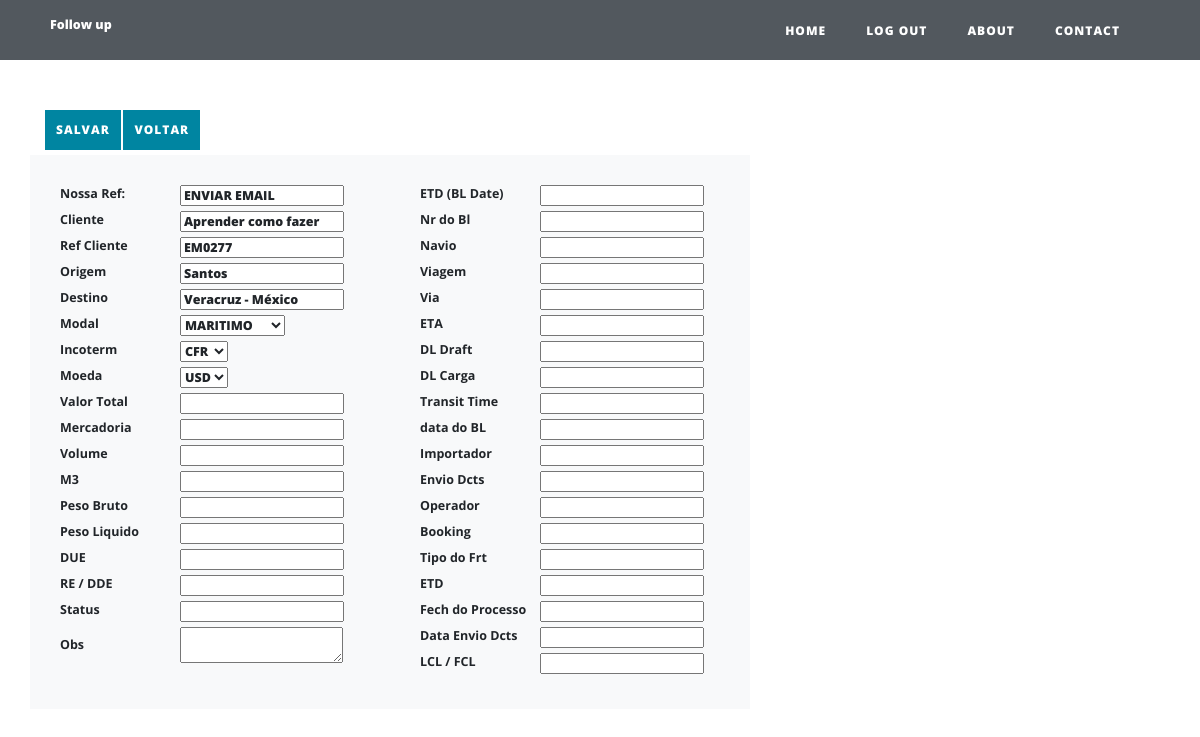
Screenshot of /post/2 (signed in) with the database file from the repository.
### main.py (models this page shows)
class Menu(db.Model):
    __tablename__ = "TbOne"
    id = db.Column(db.Integer, primary_key=True)
    RefPartner = db.Column(db.String, unique=True, nullable=False)
    Cliente = db.Column(db.String)
    Origem = db.Column(db.String)
    Destino = db.Column(db.String)
    Incoterm = db.Column(db.String)
    RefCliente = db.Column(db.String)
    Moeda = db.Column(db.String)
    modal = db.Column(db.String)
    VlTotal = db.Column(db.Float)
    Merc = db.Column(db.String)
    Vol = db.Column(db.String)
    M3 = db.Column(db.Float)
    Pb = db.Column(db.Float)
    Pl = db.Column(db.Float)
    Re = db.Column(db.String)
    Sd = db.Column(db.String)
    Status = db.Column(db.String)
    Obs = db.Column(db.String)
    bl = db.Column(db.String)
    nrBl = db.Column(db.String)
    navio = db.Column(db.String)
    vg = db.Column(db.String)
    via = db.Column(db.String)
    eta = db.Column(db.String)
    DLDraft = db.Column(db.String)
    DLCarga = db.Column(db.String)
    ttime = db.Column(db.String)
    dtBL = db.Column(db.String)
    Importador = db.Column(db.String)
    dcts = db.Column(db.String)
    Operador = db.Column(db.String)
    Booking = db.Column(db.String)
    TipoFrt = db.Column(db.String)
    Saida = db.Column(db.String)
    fech = db.Column(db.String)
    dtEnvDcts = db.Column(db.String)
    lclFcl = db.Column(db.String)

### main.py (the view, shortened to what this page needs)
@app.route("/post/<int:post_id>", methods=["GET", "POST"])
def show_post(post_id):
    form = FormDadosGerais()
    if not current_user.is_authenticated:
        flash("You need to login or register to comment.")
        return redirect(url_for("login"))
    emb = Menu.query.get(post_id)
    form.RefPartner.data    =   emb.RefPartner
    form.Cliente.data       =   emb.Cliente
    form.RefCliente.data    =   emb.RefCliente
    form.Origem.data        =   emb.Origem
    form.Destino.data       =  emb.Destino
    form.modal.data         =  emb.modal
    form.Incoterm.data      =  emb.Incoterm
    form.Moeda.data         =  emb.Moeda
    form.VlTotal.data       =  emb.VlTotal
    form.Merc.data          =  emb.Merc
    form.Vol.data           =  emb.Vol
    form.M3.data            =  emb.M3
    form.Pb.data            =  emb.Pb
    form.Pl.data            =  emb.Pl
    form.Re.data            =  emb.Re
    form.Sd.data            =  emb.Sd
    form.Status.data        =  emb.Status
    form.Obs.data           =  emb.Obs
    form.bl.data            =  emb.bl
    form.nrBl.data          =  emb.nrBl
    form.navio.data         =  emb.navio
    form.vg.data            =  emb.vg
    form.via.data           =  emb.via
    form.eta.data           =  emb.eta
    form.DLDraft.data       =  emb.DLDraft
    form.DLCarga.data       =  emb.DLCarga
    form.ttime.data         =  emb.ttime
    form.dtBL.data          =  emb.dtBL
    form.Importador.data    =  emb.Importador
    form.dcts.data          =  emb.dcts
    form.Operador.data      =  emb.Operador
    form.Booking.data       =  emb.Booking
    form.TipoFrt.data       =  emb.TipoFrt
    form.Saida.data         =  emb.Saida
    form.fech.data          =  emb.fech
    form.dtEnvDcts.data     =  emb.dtEnvDcts
    form.lclFcl.data        =  emb.lclFcl
    return render_template("post.html", post=emb,  form=form,  current_user=current_user)

### main.py (called while the page is built)
@login_manager.user_loader
def load_user(user_id):
    return User.query.get(int(user_id))

### templates/post.html
{% extends 'bootstrap/base.html' %}
{% import "bootstrap/wtf.html" as wtf %}
{% block content %}
{% include "header.html" %}
<header class="masthead ">
    <div class="overlay"></div>
    <div class="container">
        <div class="row">
            <br> <br> <br> <br>
        </div>
    </div>
</header>
    <div class="container">
        <form method="POST" action="{{ url_for('show_post', post_id = post.id ) }}">
                    <div class="column">
                    <input class="btn btn-primary p-3 btn-sm mb-2" id="DadosGerais" name="submit1" type="submit" value="Salvar">
                    <a  class="btn btn-primary  p-3 btn-sm mb-2" href="{{ url_for('get_all_posts') }}">Voltar</a>
        </div>
            <div class="row">
                <div class=" bg-light p-5 post-preview " >
                        <table style="width:300px">
                            <colgroup>
                                <col span="1" style="width: 40%;">
                                <col span="1" style="width: 60%;">
                            </colgroup>
                            <tbody>
                            {% set count = namespace(value=0) %}
                            {% for field in form %}
                            {% if field.name != "csrf_token" and field.name != "submit1" %}
                            <tr><td> <h5> {{ field.label }}</h5></td>
                                <td><h5> {{ field }} </h5></td></tr>
                            {% set count.value = count.value + 1 %}
                            {%if field.name == "Obs" %}
                            </tbody>
                        </table>
                </div>
                <div class=" bg-light p-5 post-preview " >
                        <table style="width:300px">
                            <colgroup>
                               <col span="1" style="width: 40%;">
                               <col span="1" style="width: 60%;">
                            </colgroup>
                            <tbody>
                            {% endif %}
                            {%elif field.name == "submit1" %}
                        </table>
                        {% endif %}
                        {% endfor %}
                    </div>
                </div>
        </form>
          </div>
{% endblock %}

### rows the page displays
Menu: form "ENVIAR EMAIL" "Aprender como fazer" "EM0277" "Santos" "Veracruz - México" "MARITIMO" "CFR" "USD"

### other values shown
{{ field.label }} "Nossa Ref:" "Cliente" "Ref Cliente" "Origem" "Destino" "Modal" "Incoterm" "Moeda" "Valor Total" "Mercadoria" "Volume" "M3" "Peso Bruto" "Peso Liquido" "DUE" "RE / DDE" "Status" "Obs" "ETD (BL Date)" "Nr do Bl" "Navio" "Viagem" "Via" "ETA" "DL Draft" "DL Carga" "Transit Time" "data do BL" "Importador" "Envio Dcts" "Operador" "Booking" "Tipo do Frt" "ETD" "Fech do Processo" "Data Envio Dcts" "LCL / FCL"
